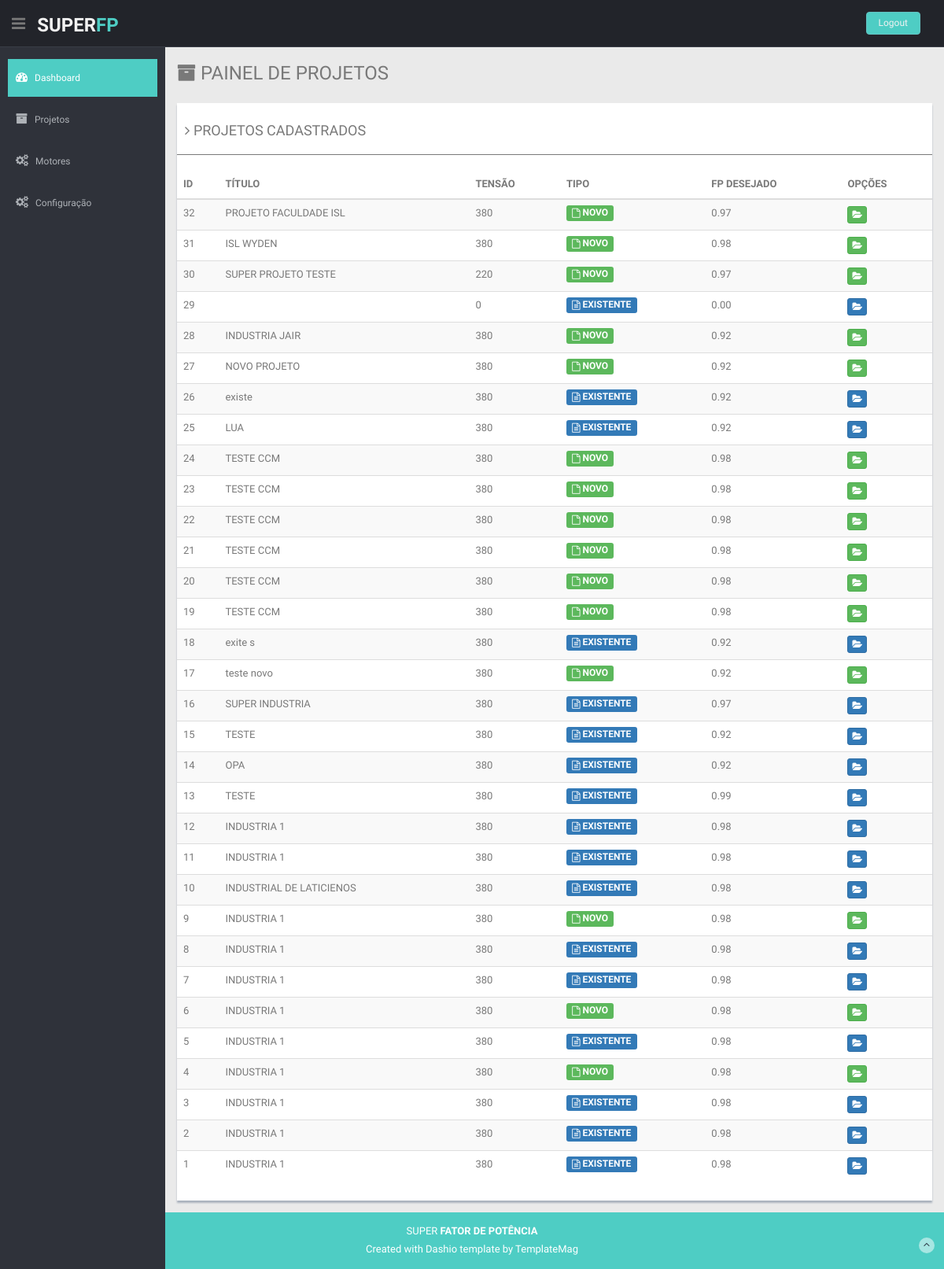
The app's page /projetos_lista.php with its own data.
### tables this page shows
CREATE TABLE `projeto` (
  `id` int(11) NOT NULL AUTO_INCREMENT,
  `usuario` int(11) DEFAULT '0',
  `titulo` varchar(255) DEFAULT NULL,
  `tipo` varchar(255) DEFAULT NULL,
  `tensao` int(4) DEFAULT NULL,
  `fp_desejado` float(4,2) DEFAULT NULL,
  PRIMARY KEY (`id`)
);

### classes/Projeto.php (called while the page is built, shortened)
<?php
class Projeto{
  public static function listar_projeto_usuario($usuario)
  {
    $query = "SELECT * from projeto where usuario = '{$usuario}' order by id desc";
    $conexao = Conexao::pegarConexao();
    $resultado = $conexao->query($query);
    $lista = $resultado->fetchAll();
    return $lista;
  }
}

### projetos_lista.php (the view, shortened to what this page needs)
<!DOCTYPE html>
<html lang="en">
<?php require_once '_head.php'; ?>
<body>
  <section id="container">
    <?php require_once '_nav_superior.php'; ?>
    <?php require_once '_nav_lateral.php'; ?>
    <?php $projetos = Projeto::listar_projeto_usuario(0); ?>
    <section id="main-content">
      <section class="wrapper site-min-height">
        <h3><i class="fa fa-archive"></i> PAINEL DE PROJETOS</h3>
        <div class="row mt">
          <div class="col-md-12">
            <div class="content-panel">
              <table class="table table-striped table-advance table-hover">
                <h4><i class="fa fa-angle-right"></i> PROJETOS CADASTRADOS</h4>
                <hr>
                <thead>
                  <tr>
                    <th>ID</th>
                    <th>TÍTULO</th>
                    <th>TENSÃO</th>
                    <th>TIPO</th>
                    <th>FP DESEJADO </th>
                    <th>OPÇÕES</th>
                  </tr>
                </thead>
                <tbody>
                  <?php foreach($projetos as $x): ?>
                    <tr>
                      <td><?= $x['id'] ?></td>
                      <td><?= $x['titulo'] ?></td>
                      <td><?= $x['tensao'] ?></td>
                      <?php if($x['tipo']==='existente'){ ?>
                        <td><span class="label label-primary" style="font-size:9pt;"> <i class="fa fa-file-text-o"> </i> EXISTENTE</span></td>
                      <?php }else{ ?>
                        <td><span class="label label-success" style="font-size:9pt;"> <i class="fa fa-file-o"></i> NOVO</span></td>
                      <?php } ?>
                      <td><?= $x['fp_desejado'] ?></td>
                      <?php if($x['tipo']==='existente'){ ?>
                        <td>
                          <a href="projeto_existente.php?id=<?= $x['id'] ?>" class="btn btn-primary btn-xs"><i class="fa fa-folder-open"></i></a>
                        </td>
                      <?php }else{ ?>
                        <td>
                          <a href="projeto_novo.php?id=<?= $x['id'] ?>" class="btn btn-success btn-xs"><i class="fa fa-folder-open"></i></a>
                        </td>
                      <?php } ?>
                    </tr>
                  <?php endforeach ?>
                </table>
              </div>
            </div>
          </div>
        </section>
      </section>
      <?php require_once '_footer.php'; ?>
    </section>
  </body>
  </html>

### css/style.css (style rules this page uses)
body { color: #797979; background: #eaeaea; font-family: 'Ruda', sans-serif; padding: 0px !important; margin: 0px !important; font-size:13px; }
a, a:hover, a:focus { text-decoration: none; outline: none; }
#container { width: 100%; height: 100%; }
hr { margin-top: 20px; margin-bottom: 20px; border: 0; border-top: 1px solid #797979; }
.mt { margin-top: 25px; }
#main-content { margin-left: 210px; }
.wrapper { display: inline-block; margin-top: 60px; padding-left: 15px; padding-right: 15px; padding-bottom: 15px; padding-top: 0px; width: 100%; }
.content-panel { background: #ffffff; box-shadow: 0px 3px 2px #aab2bd; padding-top: 15px; padding-bottom: 5px; }
.content-panel h4 { margin-left: 10px; }
.site-min-height { min-height: 900px; }

### records on screen
projeto: id "32", titulo "PROJETO FACULDADE ISL", tensao "380", tipo "novo" (drawn), fp_desejado "0.97"
projeto: id "31", titulo "ISL WYDEN", tensao "380", tipo "novo" (drawn), fp_desejado "0.98"
projeto: id "30", titulo "SUPER PROJETO TESTE", tensao "220", tipo "novo" (drawn), fp_desejado "0.97"
projeto: id "29", tensao "0", tipo "existente" (drawn), fp_desejado "0.00"
projeto: id "28", titulo "INDUSTRIA JAIR", tensao "380", tipo "novo" (drawn), fp_desejado "0.92"
projeto: id "27", titulo "NOVO PROJETO", tensao "380", tipo "novo" (drawn), fp_desejado "0.92"
projeto: id "26", titulo "existe", tensao "380", tipo "existente" (drawn), fp_desejado "0.92"
projeto: id "25", titulo "LUA", tensao "380", tipo "existente" (drawn), fp_desejado "0.92"
projeto: id "24", titulo "TESTE CCM", tensao "380", tipo "novo" (drawn), fp_desejado "0.98"
projeto: id "23", titulo "TESTE CCM", tensao "380", tipo "novo" (drawn), fp_desejado "0.98"
projeto: id "22", titulo "TESTE CCM", tensao "380", tipo "novo" (drawn), fp_desejado "0.98"
projeto: id "21", titulo "TESTE CCM", tensao "380", tipo "novo" (drawn), fp_desejado "0.98"
projeto: id "20", titulo "TESTE CCM", tensao "380", tipo "novo" (drawn), fp_desejado "0.98"
projeto: id "19", titulo "TESTE CCM", tensao "380", tipo "novo" (drawn), fp_desejado "0.98"
projeto: id "18", titulo "exite s", tensao "380", tipo "existente" (drawn), fp_desejado "0.92"
projeto: id "17", titulo "teste novo", tensao "380", tipo "novo" (drawn), fp_desejado "0.92"
projeto: id "16", titulo "SUPER INDUSTRIA", tensao "380", tipo "existente" (drawn), fp_desejado "0.97"
projeto: id "15", titulo "TESTE", tensao "380", tipo "existente" (drawn), fp_desejado "0.92"
projeto: id "14", titulo "OPA", tensao "380", tipo "existente" (drawn), fp_desejado "0.92"
projeto: id "13", titulo "TESTE", tensao "380", tipo "existente" (drawn), fp_desejado "0.99"
projeto: id "12", titulo "INDUSTRIA 1", tensao "380", tipo "existente" (drawn), fp_desejado "0.98"
projeto: id "11", titulo "INDUSTRIA 1", tensao "380", tipo "existente" (drawn), fp_desejado "0.98"
projeto: id "10", titulo "INDUSTRIAL DE LATICIENOS", tensao "380", tipo "existente" (drawn), fp_desejado "0.98"
projeto: id "9", titulo "INDUSTRIA 1", tensao "380", tipo "novo" (drawn), fp_desejado "0.98"
projeto: id "8", titulo "INDUSTRIA 1", tensao "380", tipo "existente" (drawn), fp_desejado "0.98"
projeto: id "7", titulo "INDUSTRIA 1", tensao "380", tipo "existente" (drawn), fp_desejado "0.98"
projeto: id "6", titulo "INDUSTRIA 1", tensao "380", tipo "novo" (drawn), fp_desejado "0.98"
projeto: id "5", titulo "INDUSTRIA 1", tensao "380", tipo "existente" (drawn), fp_desejado "0.98"
projeto: id "4", titulo "INDUSTRIA 1", tensao "380", tipo "novo" (drawn), fp_desejado "0.98"
projeto: id "3", titulo "INDUSTRIA 1", tensao "380", tipo "existente" (drawn), fp_desejado "0.98"
projeto: id "2", titulo "INDUSTRIA 1", tensao "380", tipo "existente" (drawn), fp_desejado "0.98"
projeto: id "1", titulo "INDUSTRIA 1", tensao "380", tipo "existente" (drawn), fp_desejado "0.98"
